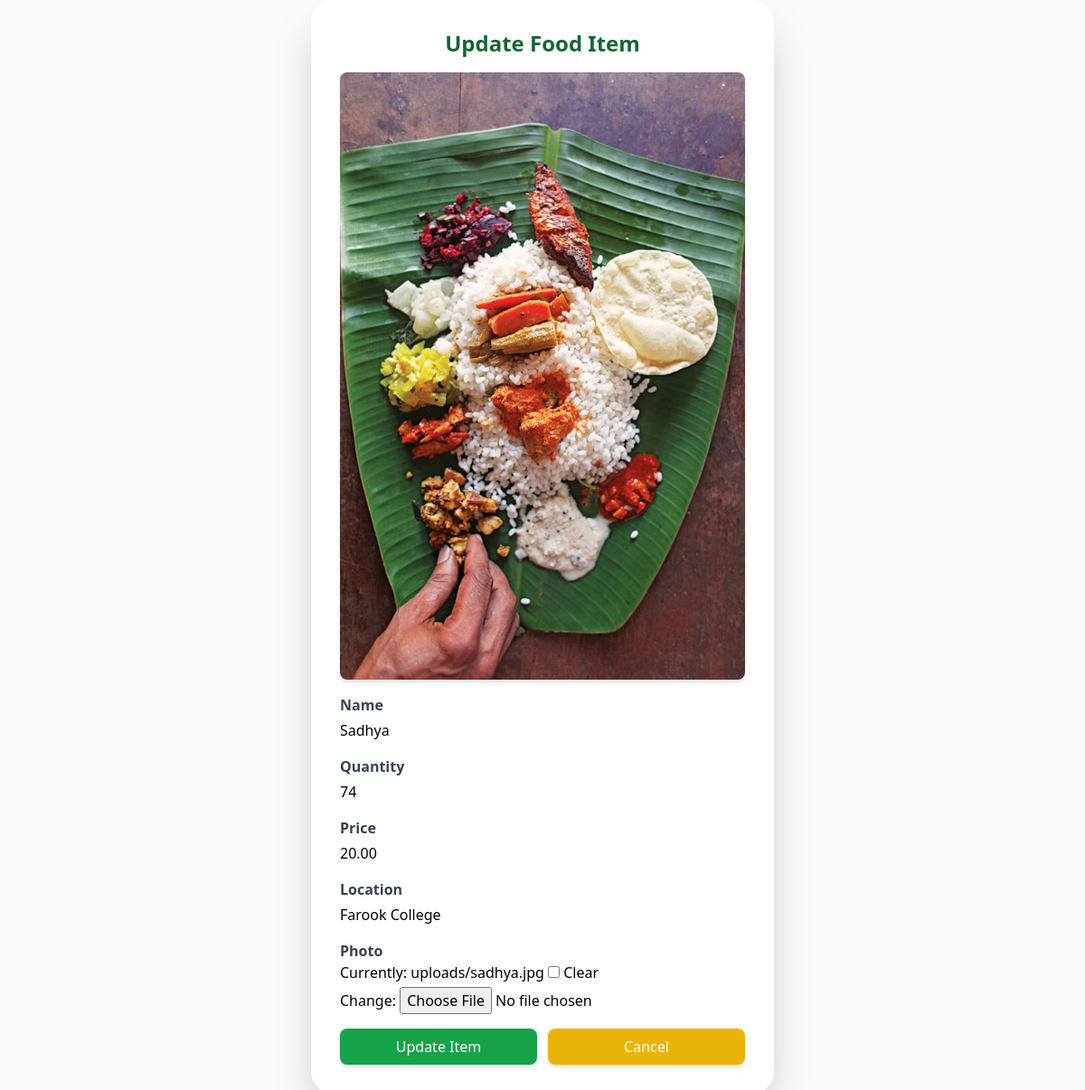
Screenshot of /food/update/14/ (signed in) with the database file from the repository.
### food/models.py (models this page shows, shortened)
class FoodItem(models.Model):
    seller = models.ForeignKey(settings.AUTH_USER_MODEL, on_delete=models.CASCADE)
    Item_name = models.CharField(max_length=255)
    quantity = models.IntegerField()
    price = models.DecimalField(max_digits=6, decimal_places=2)
    location = models.CharField(max_length=250)
    photo = models.ImageField(upload_to='uploads/', blank=True, null=True)
    created_at = models.DateTimeField(auto_now_add=True)

### food/views.py (the view)
# urls.py: path('update/<int:food_id>/', update_food, name='update_food'),
@login_required
@user_passes_test(is_seller, login_url='users:login', redirect_field_name=None)
def update_food(request, food_id):
    food_item = get_object_or_404(FoodItem, id=food_id)
    if request.method == 'POST':
        form = FoodItemForm(request.POST, request.FILES, instance=food_item)
        if form.is_valid():
            form.save()
            return redirect('food:food_detail', food_item.id)
    else:
        form = FoodItemForm(instance=food_item)
    return render(request, 'food/update_food.html', {'form': form, 'food_item': food_item})

### food/forms.py
class FoodItemForm(forms.ModelForm):
    class Meta:
        model = FoodItem
        fields = ['Item_name','quantity','price','location','photo']

### food/views.py (called while the page is built)
def is_seller(user):
    return user.is_authenticated and user.role == 'seller'

### food/templates/food/update_food.html (shortened to what this page needs)
{% extends 'base.html' %}
{% load static %}
{% block content %}
<div class="flex justify-center items-center min-h-screen bg-gray-50">
    <div class="bg-white p-6 md:p-8 rounded-3xl shadow-2xl w-full max-w-lg">
        <h2 class="text-2xl font-bold text-green-800 mb-4 text-center">Update Food Item</h2>
        {% if food_item.photo %}
            <img src="{{ food_item.photo.url }}"
                 alt="{{ food_item.Item_name }}"
                 class="w-full h-1/4 object-cover rounded-lg shadow-md mb-4">
        {% else %}
            <p class="text-gray-500 italic text-center mb-4">No image available.</p>
        {% endif %}
        <form method="POST" enctype="multipart/form-data" class="space-y-4">
            <div class="space-y-1">
                <label class="block font-semibold text-gray-700">Name</label>
                {{ form.Item_name }}
            </div>
            <div class="space-y-1">
                <label class="block font-semibold text-gray-700">Quantity</label>
                {{ form.quantity }}
            </div>
            <div class="space-y-1">
                <label class="block font-semibold text-gray-700">Price</label>
                {{ form.price }}
            </div>
            <div class="space-y-1">
                <label class="block font-semibold text-gray-700">Location</label>
                {{ form.location }}
            </div>
            <div class="space-y-1">
                <label class="block font-semibold text-gray-700">Photo</label>
                {{ form.photo }}
            </div>
            <div class="flex gap-3 mt-4">
                <button type="submit"
                        class="w-full bg-green-600 text-white px-5 py-2 rounded-lg shadow-md hover:bg-green-700 transition">
                    Update Item
                </button>
                <a href="{% url 'food:food_detail' food_item.id %}"
                   class="w-full bg-yellow-500 text-white px-5 py-2 rounded-lg shadow-md hover:bg-yellow-600 transition text-center">
                    Cancel
                </a>
            </div>
        </form>
    </div>
</div>
{% endblock %}

### rows the page displays
FoodItem: photo (picture), Item_name "Sadhya", quantity "74", price "20.00", location "Farook College"
